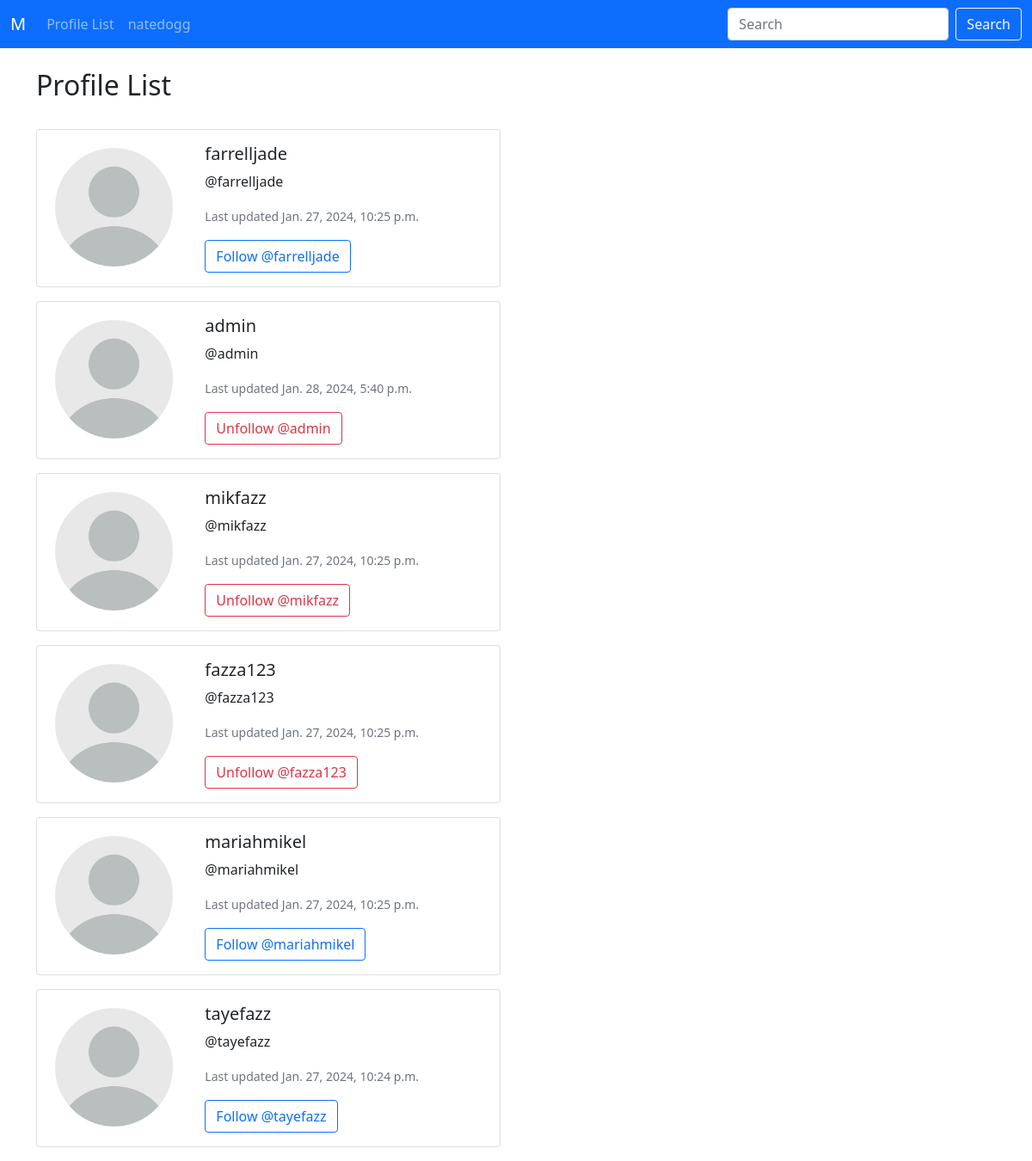
Before: /profile_list (signed in) with the older database file.
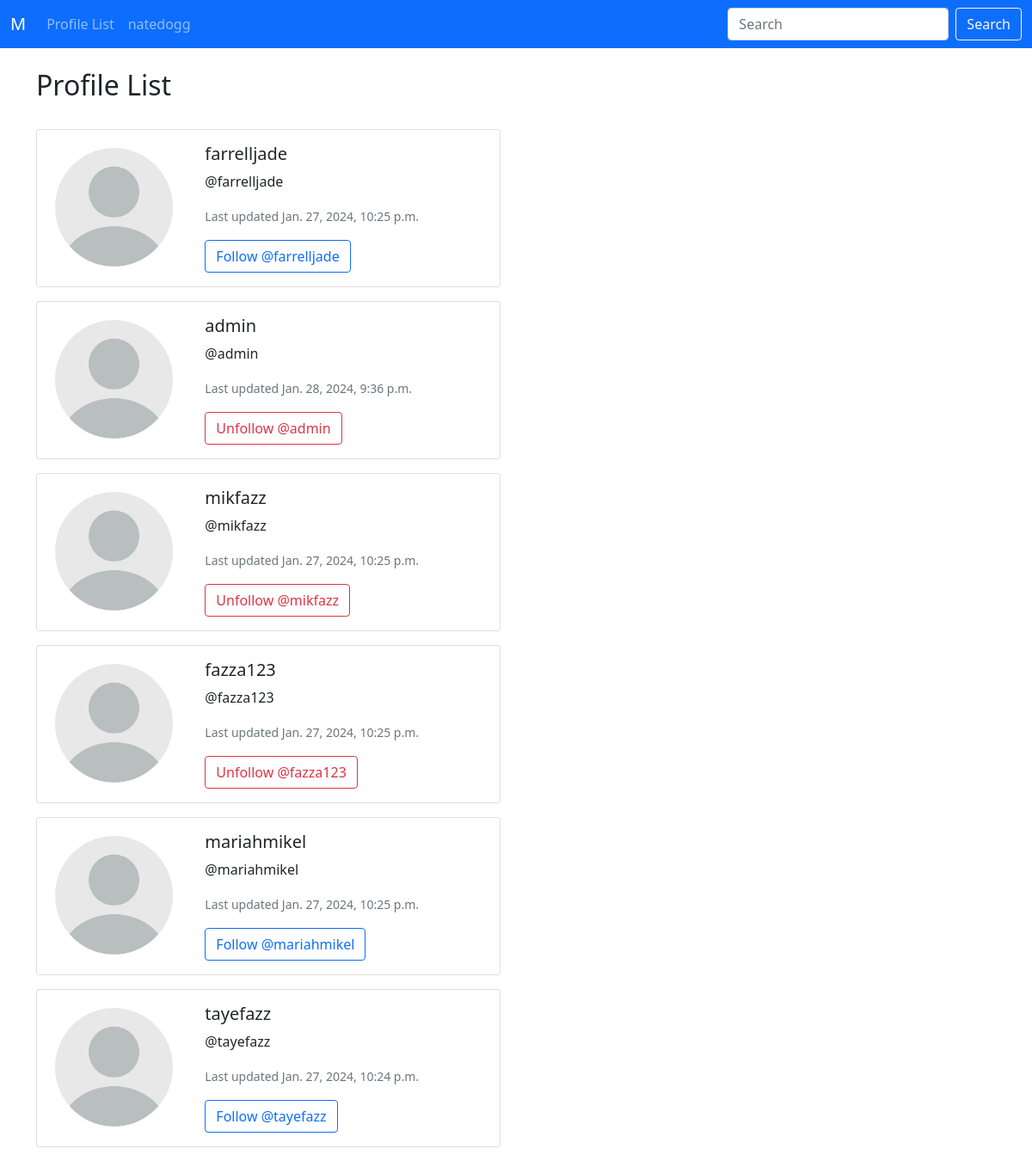
After: the same page with the newer database file.
### m/models.py (models this page shows, shortened)
class Profile(models.Model):
    user = models.OneToOneField(User, on_delete=models.CASCADE)
    follows = models.ManyToManyField("self",
                                     related_name="followed_by",
                                     symmetrical=False,
                                     blank=True)
    date_modified = models.DateTimeField(User, auto_now=True)

### m/views.py (the view)
# urls.py: path('profile_list', views.profile_list, name="profile_list"),
def profile_list(request):
    if request.user.is_authenticated:
        profiles = Profile.objects.exclude(user=request.user)
        return render(request, 'm/profile_list.html', {'profiles': profiles})
    else:
        messages.error(request, "You must be logged in to view this page...")
        return redirect('m:home')

### m/templates/m/profile_list.html (shortened to what this page needs)
{% extends 'm/base.html' %}
{% load static %}
{% block content %}
  <h2>Profile List</h2>
  <br/>
  {% if profiles %}
    {% for profile in profiles %}
      <div class="card mb-3" style="max-width: 540px;">
        <div class="row g-0">
          <div class="col-md-4">
            <img src="{% static 'images/default_logo.png' %}" class="img-fluid rounded-start" alt="Users profile pic">
          </div>
            <div class="col-md-8">
              <div class="card-body">
                <h5 class="card-title">{{ profile.user.username }}</h5>
                <p class="card-text"><a href="{% url 'm:profile' profile.user.id %}" style="text-decoration: none; color: inherit;">@{{ profile.user.username|lower }}</a></p>
                <p class="card-text"><small class="text-muted">Last updated {{ profile.date_modified }}</small></p>
                <form method=POST>
                  {% if profile in user.profile.follows.all %}
                    <button class="btn btn-outline-danger" name="follow" value="unfollow"
                    type="submit">Unfollow @{{ profile.user.username }}</button>
                  {% else %}
                    <button class="btn btn-outline-primary" name="follow" value="follow"
                    type="submit">Follow @{{ profile.user.username }}</button>
                  {% endif %}
                </form>
              </div>
            </div>
        </div>
      </div>
    {% endfor %}
  {% else %}
    <h2>No profiles found.</h2>
  {% endif %}
{% endblock content %}

Changed rows visible on the page:
changed Profile "admin": date_modified "Jan. 28, 2024, 5:40 p.m." → "Jan. 28, 2024, 9:36 p.m."
